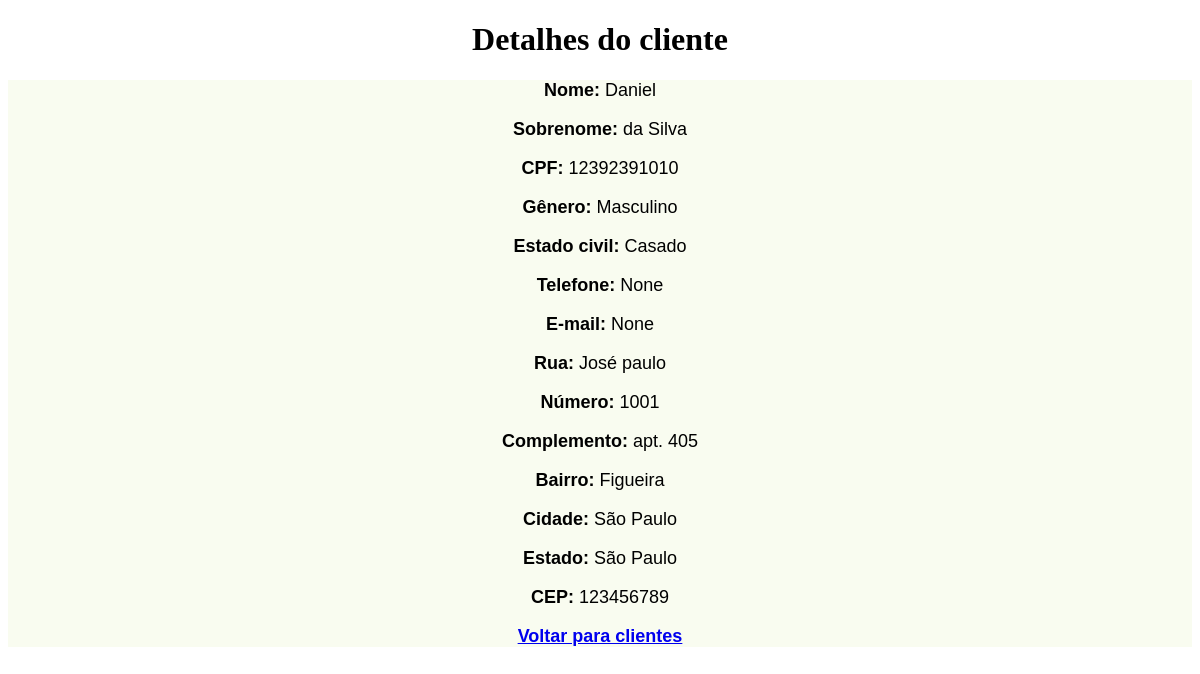
The page /detalhe_cliente/3 on the database its author committed.
### clientes/models.py (models this page shows, shortened)
class Cliente(models.Model):
    nome = models.CharField(
        max_length=50,
        blank=False,
        null=False,
        verbose_name='Nome'
    )
    sobrenome = models.CharField(
        max_length=50,
        blank=False,
        null=False,
        verbose_name="Sobrenome"
    )
    cpf = models.CharField(
        max_length=15,
        blank=False,
        null=False,
        verbose_name='CPF'
    )
    genero = models.CharField(
        max_length=30,
        blank=True,
        null=True,
        verbose_name="Gênero"
    )
    civil = models.CharField(
        max_length=50,
        blank=True,
        null=True,
        verbose_name="Estado Civil"
    )
    telefone = models.CharField(
        max_length=15,
        blank=True,
        null=True,
        verbose_name="Telefone"
    )
    email = models.EmailField(
        max_length=50,
        blank=True,
        null=True,
        verbose_name="E-mail"
    )
    rua = models.CharField(
        max_length=50,
        blank=False,
        null=False,
        verbose_name="Rua"
    )
    numero = models.IntegerField(
        blank=False,
        null=False,
        verbose_name="Número"
    )
    complemento = models.CharField(
        max_length=50,
        blank=True,
        null=True,
        verbose_name="Complemento (ex: apto, bloco)"
    )
    bairro = models.CharField(
        max_length=100,
        blank=False,
        null=False,
        verbose_name="Bairro"
    )
    cidade = models.CharField(
        max_length=100,
        blank=False,
        null=False,
        verbose_name="Cidade"
    )
    estado = models.CharField(
        max_length=200,
        blank=False,
        null=False,
        verbose_name="Estado"
    )
    cep = models.CharField(
        max_length=20,
        blank=True,
        null=True,
        verbose_name="CEP"
    )
    created_at = models.DateTimeField(
        auto_now_add=True,
        verbose_name='Criado em',
    )
    class Meta:
        verbose_name = "Cliente"
        verbose_name_plural = "Clientes"

### clientes/views.py (the view)
# urls.py: path('detalhe_cliente/<id_cliente>', views.detalhe_cliente, name='detalhe_cliente')
def detalhe_cliente(request, id_cliente):
    dados_cliente = Cliente.objects.get(id=id_cliente)
    dados = {
        'cliente' : dados_cliente
    }
    return render(request, "clientes/detalhe_cliente.html", dados)

### clientes/templates/clientes/detalhe_cliente.html (shortened to what this page needs)
{% load static%}
<!DOCTYPE html>
<html lang="en">
<head>
    <link rel="stylesheet" href="{% static 'css/style.css' %}">
</head>
<body>
    <h1>Detalhes do cliente</h1>
    <div class = "detalhe">
        <p><b>Nome:</b> {{cliente.nome}} </p>
        <p><b>Sobrenome:</b> {{cliente.sobrenome}} </p>
        <p><b>CPF:</b> {{cliente.cpf}}</p>
        <p><b>Gênero:</b> {{cliente.genero}}</p>
        <p><b>Estado civil:</b> {{cliente.civil}}</p>
        <p><b>Telefone:</b> {{cliente.telefone}}</p>
        <p><b>E-mail:</b> {{cliente.email}}</p>
        <p><b>Rua:</b> {{cliente.rua}}</p>
        <p><b>Número:</b> {{cliente.numero}}</p>
        <p><b>Complemento:</b> {{cliente.complemento}}</p>
        <p><b>Bairro:</b> {{cliente.bairro}}</p>
        <p><b>Cidade:</b> {{cliente.cidade}}</p>
        <p><b>Estado:</b> {{cliente.estado}}</p>
        <p><b>CEP:</b> {{cliente.cep}}</p>
    <p><b><a href="{% url 'cliente' %}"> Voltar para clientes </a></b></p>
    </div>
</body>
</html>

### static/css/style.css (style rules this page uses)
h1 { text-align: center; font-family:Georgia, 'Times New Roman', Times, serif; }
.detalhe { text-align: center; font-family:Arial, Helvetica, sans-serif; background-color: rgb(249, 252, 240); font-size: large; }

### rows shown on the page
Cliente: nome "Daniel", sobrenome "da Silva", cpf "12392391010", genero "Masculino", civil "Casado", telefone "None", email "None", rua "José paulo", numero "1001", complemento "apt. 405", bairro "Figueira", cidade "São Paulo", estado "São Paulo", cep "123456789"
